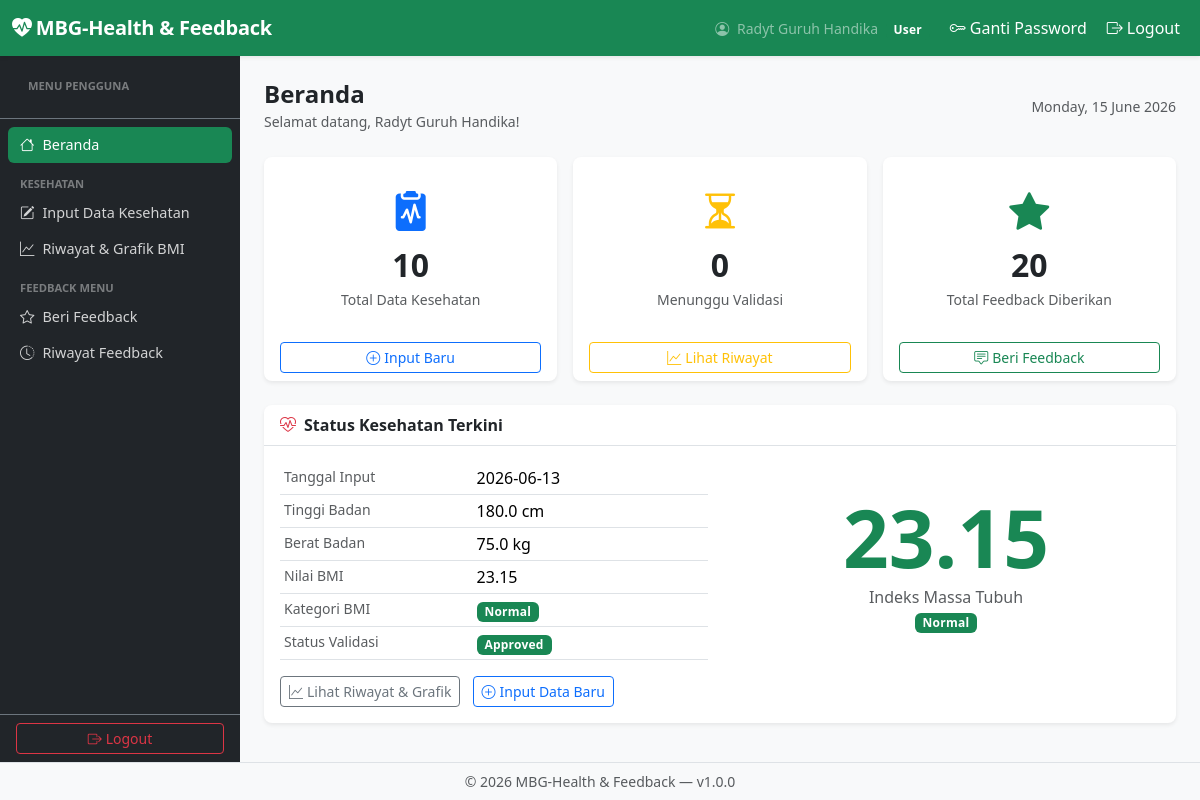
Page /user/dashboard.php (signed in) on the committed database.
### tables this page shows
CREATE TABLE IF NOT EXISTS `health_records` (
  `health_id` int NOT NULL AUTO_INCREMENT,
  `user_id` int NOT NULL,
  `height_cm` decimal(5,1) NOT NULL,
  `weight_kg` decimal(5,1) NOT NULL,
  `bmi_value` decimal(5,2) NOT NULL,
  `bmi_category` enum('Underweight','Normal','Overweight','Obese') NOT NULL,
  `validation_status` enum('pending','approved','revised','rejected') NOT NULL DEFAULT 'pending',
  `input_date` date NOT NULL,
  `notes` text,
  `created_at` timestamp NOT NULL DEFAULT CURRENT_TIMESTAMP,
  PRIMARY KEY (`health_id`),
  KEY `user_id` (`user_id`),
  CONSTRAINT `health_records_ibfk_1` FOREIGN KEY (`user_id`) REFERENCES `users` (`user_id`) ON DELETE CASCADE ON UPDATE CASCADE
);

### auth/session.php (called while the page is built, shortened)
<?php
function getCurrentFullName(): ?string {
    return $_SESSION['full_name'] ?? null;
}

### helpers/validation_helper.php (called while the page is built, shortened)
<?php
function escapeOutput(?string $value): string
{
    return htmlspecialchars((string)($value ?? ''), ENT_QUOTES, 'UTF-8');
}

### user/dashboard.php (the view, shortened to what this page needs)
<?php
require_once __DIR__ . '/../auth/session.php';
require_once __DIR__ . '/../helpers/validation_helper.php';
$pdo    = getDBConnection();
$userId = getCurrentUserId();
$stmt = $pdo->prepare("
    SELECT * FROM health_records
    WHERE  user_id = :uid
    ORDER  BY input_date DESC, created_at DESC
    LIMIT  1
");
$stmt->execute([':uid' => $userId]);
$latestHealth = $stmt->fetch();
$stmt = $pdo->prepare("SELECT COUNT(*) FROM health_records WHERE user_id = :uid");
$stmt->execute([':uid' => $userId]);
$totalHealthRecords = (int) $stmt->fetchColumn();
$stmt = $pdo->prepare(
    "SELECT COUNT(*) FROM health_records WHERE user_id = :uid AND validation_status = 'pending'"
);
$stmt->execute([':uid' => $userId]);
$pendingHealth = (int) $stmt->fetchColumn();
$stmt = $pdo->prepare("SELECT COUNT(*) FROM feedbacks WHERE user_id = :uid");
$stmt->execute([':uid' => $userId]);
$totalFeedback = (int) $stmt->fetchColumn();
$bmiColors = [
    'Underweight' => 'info',
    'Normal'      => 'success',
    'Overweight'  => 'warning',
    'Obese'       => 'danger',
];
require_once __DIR__ . '/../includes/header.php';
require_once __DIR__ . '/../includes/sidebar_user.php';
?>
<div id="main-content">
    <div class="d-flex justify-content-between align-items-center mb-4">
        <div>
            <h4 class="mb-0 fw-bold">Beranda</h4>
            <small class="text-muted">
                Selamat datang, <?= escapeOutput(getCurrentFullName()) ?>!
            </small>
        </div>
        <span class="text-muted small"><?= date('l, d F Y') ?></span>
    </div>
    <div class="row g-3 mb-4">
        <div class="col-sm-4">
            <div class="card border-0 shadow-sm text-center h-100">
                <div class="card-body py-4">
                    <i class="bi bi-clipboard2-pulse-fill fs-1 text-primary mb-2"></i>
                    <div class="fs-2 fw-bold"><?= $totalHealthRecords ?></div>
                    <div class="text-muted small">Total Data Kesehatan</div>
                </div>
                <div class="card-footer bg-transparent border-0">
                    <a href="<?= BASE_URL ?>/user/health/input.php"
                       class="btn btn-sm btn-outline-primary w-100">
                        <i class="bi bi-plus-circle me-1"></i>Input Baru
                    </a>
                </div>
            </div>
        </div>
        <div class="col-sm-4">
            <div class="card border-0 shadow-sm text-center h-100">
                <div class="card-body py-4">
                    <i class="bi bi-hourglass-split fs-1 text-warning mb-2"></i>
                    <div class="fs-2 fw-bold"><?= $pendingHealth ?></div>
                    <div class="text-muted small">Menunggu Validasi</div>
                </div>
                <div class="card-footer bg-transparent border-0">
                    <a href="<?= BASE_URL ?>/user/health/history.php"
                       class="btn btn-sm btn-outline-warning w-100">
                        <i class="bi bi-graph-up me-1"></i>Lihat Riwayat
                    </a>
                </div>
            </div>
        </div>
        <div class="col-sm-4">
            <div class="card border-0 shadow-sm text-center h-100">
                <div class="card-body py-4">
                    <i class="bi bi-star-fill fs-1 text-success mb-2"></i>
                    <div class="fs-2 fw-bold"><?= $totalFeedback ?></div>
                    <div class="text-muted small">Total Feedback Diberikan</div>
                </div>
                <div class="card-footer bg-transparent border-0">
                    <a href="<?= BASE_URL ?>/user/feedback/index.php"
                       class="btn btn-sm btn-outline-success w-100">
                        <i class="bi bi-chat-square-text me-1"></i>Beri Feedback
                    </a>
                </div>
            </div>
        </div>
    </div>
    <div class="card border-0 shadow-sm">
        <div class="card-header bg-transparent fw-semibold border-bottom">
            <i class="bi bi-heart-pulse text-danger me-2"></i>Status Kesehatan Terkini
        </div>
        <div class="card-body">
            <?php if ($latestHealth): ?>
                <?php
                $bmiColor = $bmiColors[$latestHealth['bmi_category']] ?? 'secondary';
                $statusColor = match($latestHealth['validation_status']) {
                    'approved' => 'success',
                    'rejected' => 'danger',
                    'revised'  => 'warning',
                    default    => 'secondary',
                };
                ?>
                <div class="row">
                    <div class="col-md-6">
                        <table class="table table-sm mb-0">
                            <tr>
                                <th class="text-muted fw-normal" style="width:45%">Tanggal Input</th>
                                <td><?= escapeOutput($latestHealth['input_date']) ?></td>
                            </tr>
                            <tr>
                                <th class="text-muted fw-normal">Tinggi Badan</th>
                                <td><?= escapeOutput($latestHealth['height_cm']) ?> cm</td>
                            </tr>
                            <tr>
                                <th class="text-muted fw-normal">Berat Badan</th>
                                <td><?= escapeOutput($latestHealth['weight_kg']) ?> kg</td>
                            </tr>
                            <tr>
                                <th class="text-muted fw-normal">Nilai BMI</th>
                                <td><?= escapeOutput($latestHealth['bmi_value']) ?></td>
                            </tr>
                            <tr>
                                <th class="text-muted fw-normal">Kategori BMI</th>
                                <td>
                                    <span class="badge bg-<?= $bmiColor ?>">
                                        <?= escapeOutput($latestHealth['bmi_category']) ?>
                                    </span>
                                </td>
                            </tr>
                            <tr>
                                <th class="text-muted fw-normal">Status Validasi</th>
                                <td>
                                    <span class="badge bg-<?= $statusColor ?>">
                                        <?= escapeOutput(ucfirst($latestHealth['validation_status'])) ?>
                                    </span>
                                </td>
                            </tr>
                        </table>
                    </div>
                    <div class="col-md-6 d-flex align-items-center justify-content-center mt-3 mt-md-0">
                        <div class="text-center">
                            <div class="display-1 fw-bold text-<?= $bmiColor ?>">
                                <?= escapeOutput($latestHealth['bmi_value']) ?>
                            </div>
                            <div class="text-muted">Indeks Massa Tubuh</div>
                            <span class="badge bg-<?= $bmiColor ?> mt-1">
                                <?= escapeOutput($latestHealth['bmi_category']) ?>
                            </span>
                        </div>
                    </div>
                </div>
                <div class="mt-3">
                    <a href="<?= BASE_URL ?>/user/health/history.php"
                       class="btn btn-sm btn-outline-secondary me-2">
                        <i class="bi bi-graph-up me-1"></i>Lihat Riwayat &amp; Grafik
                    </a>
                    <a href="<?= BASE_URL ?>/user/health/input.php"
                       class="btn btn-sm btn-outline-primary">
                        <i class="bi bi-plus-circle me-1"></i>Input Data Baru
                    </a>
                </div>
            <?php endif; ?>
        </div>
    </div>
</div>
<?php require_once __DIR__ . '/../includes/footer.php'; ?>

### assets/css/custom.css (style rules this page uses)
body { font-family: 'Segoe UI', system-ui, -apple-system, sans-serif; background-color: #f8f9fa; }
.card { border-radius: .5rem; }
.table th { font-weight: 600; font-size: .875rem; }
.badge { font-size: .75rem; letter-spacing: .02em; }

### includes/header.php (style rules this page uses)
body { display: flex; flex-direction: column; min-height: 100vh; }
#main-content { flex: 1; padding: 1.5rem; background-color: #f8f9fa; overflow-y: auto; }

### rows in the picture
health_records: input_date "2026-06-13", height_cm "180.0", weight_kg "75.0", bmi_value "23.15", bmi_category "Normal", validation_status "Approved"

### other values in the picture
escapeOutput(APP_NAME) "MBG-Health & Feedback"
escapeOutput($currentName ?? $currentUname) "Radyt Guruh Handika"
$badge['label'] "User"
escapeOutput(getCurrentFullName()) "Radyt Guruh Handika"
$totalHealthRecords "10"
$pendingHealth "0"
$totalFeedback "20"
escapeOutput(APP_VERSION) "1.0.0"
